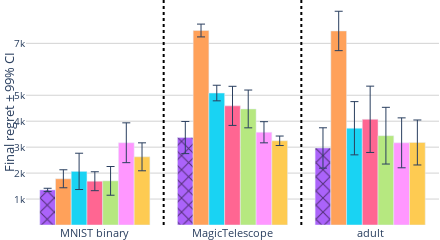

Notebook code for this chart:
### Code cell
import pandas as pd
import plotly.graph_objects as go
import numpy as np
import plotly.express as px
# Assuming df is your DataFrame and it has columns 'Dataset', 'Value', 'Model'

w = 0.1
def remove_substrings(s, substrings):
    for substring in substrings:
        s = s.replace(substring, '')
    return s


approaches = {
    #'EEneuralcbpside_v5': {'color': [255, 255, 0], 'label': 'EEneuralcbpside_v5'},  # Red
    'MLPNeural-CBP': {'color': [171, 99, 250], 'label': 'Neural-CBP'},  # Red
    'MLPIneurAL (official)': {'color': [255, 161, 90], 'label':'IneurAL (official)'},                    # Yellow
    'MLPIneurAL (tuned)': {'color': [25, 211, 243], 'label':'IneurAL (tuned)'},                    # Cyan
    'MLPNeuronal (official)': {'color': [255, 102, 146], 'label':'Neuronal (official)'},                  # Magenta
    'MLPNeuronal (tuned)': {'color': [182, 232, 128], 'label':'Neuronal (tuned)'},                   # Orange
    'MLPMargin': {'color': [255, 151, 255], 'label':'Margin'},
    'MLPCesa': {'color': [254, 203, 82], 'label':'Cesa'},
}


# Create an empty figure
fig = go.Figure()


views = []
for appr in approaches.keys():
    print(appr)
    appr_name = approaches[appr]['label']
    r,g,b = approaches[appr]['color']

    subset = result[result['merge'] == appr]
    dec = False
    if appr_name not in views:
        dec = True
        views.append(appr_name)
    

    if 'CBP' in appr_name:
        fig.add_trace(go.Bar(
            x=subset['merge2'],
            y=subset['Mean'],
            name=appr_name,
            error_y=dict(type='data', array=subset['StdError'], visible=True,thickness=1 ),
            marker_color='rgba({},{},{},1)'.format(r,g,b),marker_pattern_shape='x',marker_pattern_fgcolor='black', 
            showlegend = dec,
            # width=w
            ))
    else: 
        fig.add_trace(go.Bar(
            x=subset['merge2'],
            y=subset['Mean'],
            name=appr_name,
            error_y=dict(type='data', array=subset['StdError'], visible=True,thickness=1 ),
            marker_color='rgba({},{},{},1)'.format(r,g,b), 
            showlegend = dec,
            # width=w
            ))


# Add vertical black lines between data groups

datasets = result['merge2'].unique()
print(datasets)
for i, dataset in enumerate(datasets[:-1]):
    if i == 2:
        fig.add_vline(x=i + 0.5, line_width=2, line_color="black")
    else:
        fig.add_vline(x=i + 0.5, line_width=2, line_color="black",  line_dash="dot")


siz = 13

def format_tick(val):
    """ Custom function to format the tick labels. """
    return f'{int(val / 1000)}k' if val >= 1000 else str(val)


fig.update_layout(
    width=440,
    height=180,
    plot_bgcolor='white',  # Sets the plot background color
    paper_bgcolor='white',  # Sets the overall figure background color
    barmode='group',
    margin=dict(l=0, r=1, t=0, b=0),  # Small margins
    xaxis=dict(
        tickmode='array',
        tickvals=result['merge2'].unique(),
        ticktext = [ remove_substrings(model, ['LeNet', 'MLP']) for model in result['merge2'].unique() ],
        tickfont=dict(size=siz-2)  # Increase X-axis tick font size
    ),

    yaxis=dict(
        # type="log",
        gridcolor='lightgrey',
        title="Final regret ± 99% CI",
        title_standoff=5,
        title_font=dict(size=siz),
        tickfont=dict(size=siz-3) , # Increase Y-axis tick font size
        tickmode='array',
        tickvals=[1000, 2000, 3000, 4000, 5000, 7000, 9000 ],  # Specify the values where you want ticks
        ticktext=[format_tick(val) for val in [1000, 2000, 3000, 4000, 5000, 7000, 9000]]  # Format those values
    ),
    showlegend=False

)

fig.show()
fig.write_image("./figures/results_binary_MLP_grid.pdf" )
fig.write_image("./figures/results_binary_MLP_grid.pdf" )

### Figure 1 — Plotly figure (JSON) as saved in the notebook; plotly's stock layout.template omitted (floating-point values rounded to 4 significant figures)
{"data": [{"error_y": {"array": [63.26, 619.8, 777.4], "thickness": 1, "type": "data", "visible": true}, "marker": {"color": "rgba(171,99,250,1)", "pattern": {"fgcolor": "black", "shape": "x"}}, "name": "Neural-CBP", "showlegend": true, "type": "bar", "x": ["MLPMNIST binary", "MLPMagicTelescope", "MLPadult"], "y": [1352.0, 3370.0, 2969.0]}, {"error_y": {"array": [347.0, 246.8, 759.2], "thickness": 1, "type": "data", "visible": true}, "marker": {"color": "rgba(255,161,90,1)"}, "name": "IneurAL (official)", "showlegend": true, "type": "bar", "x": ["MLPMNIST binary", "MLPMagicTelescope", "MLPadult"], "y": [1781.0, 7495.0, 7478.0]}, {"error_y": {"array": [699.4, 300.3, 1026.0], "thickness": 1, "type": "data", "visible": true}, "marker": {"color": "rgba(25,211,243,1)"}, "name": "IneurAL (tuned)", "showlegend": true, "type": "bar", "x": ["MLPMNIST binary", "MLPMagicTelescope", "MLPadult"], "y": [2067.0, 5085.0, 3729.0]}, {"error_y": {"array": [364.5, 753.6, 1278.0], "thickness": 1, "type": "data", "visible": true}, "marker": {"color": "rgba(255,102,146,1)"}, "name": "Neuronal (official)", "showlegend": true, "type": "bar", "x": ["MLPMNIST binary", "MLPMagicTelescope", "MLPadult"], "y": [1687.0, 4591.0, 4073.0]}, {"error_y": {"array": [553.3, 728.3, 1093.0], "thickness": 1, "type": "data", "visible": true}, "marker": {"color": "rgba(182,232,128,1)"}, "name": "Neuronal (tuned)", "showlegend": true, "type": "bar", "x": ["MLPMNIST binary", "MLPMagicTelescope", "MLPadult"], "y": [1701.0, 4472.0, 3442.0]}, {"error_y": {"array": [767.6, 407.5, 962.0], "thickness": 1, "type": "data", "visible": true}, "marker": {"color": "rgba(255,151,255,1)"}, "name": "Margin", "showlegend": true, "type": "bar", "x": ["MLPMNIST binary", "MLPMagicTelescope", "MLPadult"], "y": [3170.0, 3574.0, 3167.0]}, {"error_y": {"array": [538.6, 182.7, 866.8], "thickness": 1, "type": "data", "visible": true}, "marker": {"color": "rgba(254,203,82,1)"}, "name": "Cesa", "showlegend": true, "type": "bar", "x": ["MLPMNIST binary", "MLPMagicTelescope", "MLPadult"], "y": [2628.0, 3246.0, 3180]}], "layout": {"barmode": "group", "height": 180, "margin": {"b": 0, "l": 0, "r": 1, "t": 0}, "paper_bgcolor": "white", "plot_bgcolor": "white", "shapes": [{"line": {"color": "black", "dash": "dot", "width": 2}, "type": "line", "x0": 0.5, "x1": 0.5, "xref": "x", "y0": 0, "y1": 1, "yref": "y domain"}, {"line": {"color": "black", "dash": "dot", "width": 2}, "type": "line", "x0": 1.5, "x1": 1.5, "xref": "x", "y0": 0, "y1": 1, "yref": "y domain"}], "showlegend": false, "width": 440, "xaxis": {"tickfont": {"size": 11}, "tickmode": "array", "ticktext": ["MNIST binary", "MagicTelescope", "adult"], "tickvals": ["MLPMNIST binary", "MLPMagicTelescope", "MLPadult"]}, "yaxis": {"gridcolor": "lightgrey", "tickfont": {"size": 10}, "tickmode": "array", "ticktext": ["1k", "2k", "3k", "4k", "5k", "7k", "9k"], "tickvals": [1000, 2000, 3000, 4000, 5000, 7000, 9000], "title": {"font": {"size": 13}, "standoff": 5, "text": "Final regret ± 99% CI"}}}}
